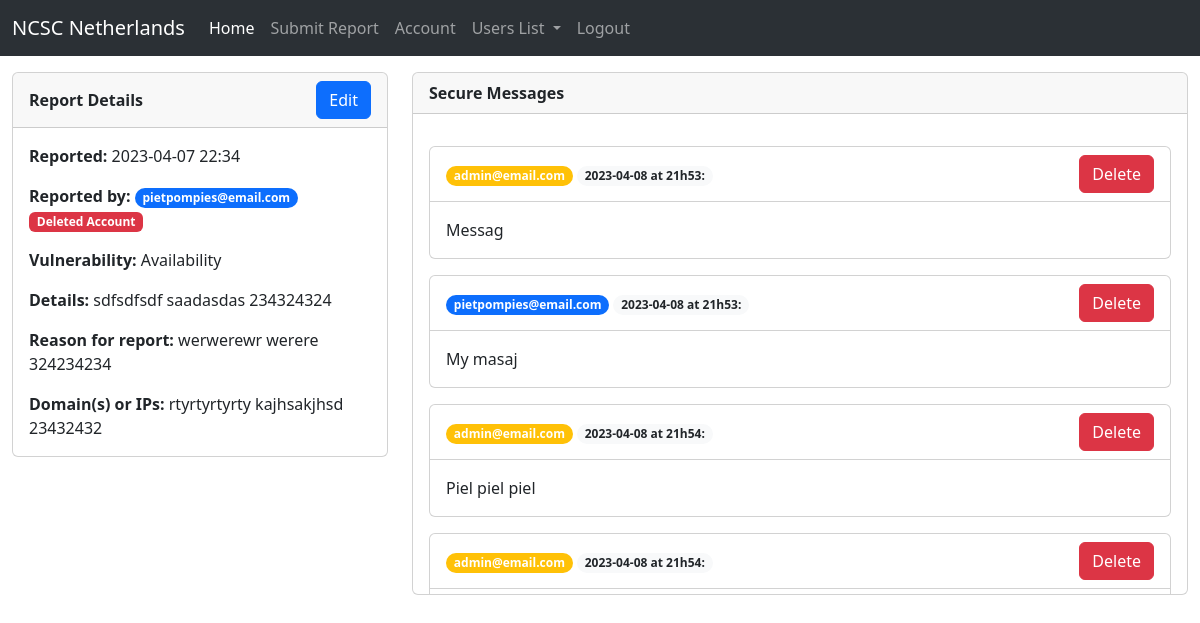
/messaging/5 (signed in), run on the app's committed database.
### App.py (models this page shows)
class User(db.Model, UserMixin):
    id = db.Column(db.Integer, primary_key=True)
    first_name = db.Column(db.String)
    surname_prefix = db.Column(db.String)
    surname = db.Column(db.String)
    email = db.Column(db.String, unique=True)
    password = db.Column(db.String)
    phone_number = db.Column(db.String)
    role = db.Column(db.String, default="User")
    is_deleted = db.Column(db.Boolean, default=False)
    enc_key = db.Column(db.String)
    userreports = db.relationship('Report', backref="user", lazy=True)
    usermessages = db.relationship('Message', backref="from_user", lazy=True)

class Message(db.Model, UserMixin):
    id = db.Column(db.Integer, primary_key=True)
    message = db.Column(db.LargeBinary)
    from_user_id = db.Column(db.Integer, db.ForeignKey("user.id"), nullable=False)
    report_id = db.Column(db.Integer, db.ForeignKey("report.id"), nullable=False)
    date_time = db.Column(db.DateTime, default=datetime.utcnow)
    messagereports = db.relationship("Report", backref="messages")

### App.py (the view, shortened to what this page needs)
@app.route("/messaging/<int:report_id>/<int:msg_id>", methods=["GET", "POST"])
@app.route("/messaging/<int:report_id>", methods=["GET", "POST"])
@login_required
def messaging(report_id, msg_id=None):
    report_encr = db.session.query(Report) \
        .where(report_id == Report.id) \
        .first()
    if not report_encr:
        return abort(404)
    if current_user.role != "Admin" and report_encr.user_id != current_user.id:
        return abort(403)
    anchor = None
    if msg_id:
        anchor = "#msg_%s" % msg_id
    content = decrypt_data(report_encr.report_content, report_encr.user.enc_key)
    content['vulnerability'] = " ".join(map(str.capitalize, content['vulnerability'].split("_")))
    report = {
        "id": report_encr.id,
        "user_id": report_encr.user_id,
        "user_email": report_encr.user.email,
        "date_time": report_encr.date_time.strftime('%Y-%m-%d %H:%M'),
        "user_is_deleted": report_encr.user.is_deleted
    }
    report.update(content)
    form = MessageForm()
    if form.is_submitted() and not form.validate():
        flash("Invalid message: unable to post message.", "danger")
    msgs_encr = db.session.query(Message).where(report_id == Message.report_id) \
        .order_by(Message.id) \
        .all()
    msgs = []
    for msg_encr in msgs_encr:
        email_class = "bg-warning"
        if msg_encr.from_user.email == report_encr.user.email:
            email_class = "bg-primary"
        msg = {
            'message': decrypt_data(msg_encr.message, report_encr.user.enc_key),
            'id': msg_encr.id,
            'from_user_email': msg_encr.from_user.email,
            'date_time': msg_encr.date_time,
            'email_class': email_class
        }
        msgs.append(msg)
    return render_template("messaging.html", report=report, form=form, msgs=msgs, anchor=anchor)

### App.py (called while the page is built)
@login_manager.user_loader
def load_user(user_id):
    return User.query.get(int(user_id))

### encrypt.py (called while the page is built)
def decrypt_data(encrypted_data, dec_key):
    fernet = Fernet(dec_key)
    decrypted_data = fernet.decrypt(encrypted_data)
    json_data = json.loads(decrypted_data.decode())
    return json_data

### templates/messaging.html (shortened to what this page needs)
{% extends 'base.html' %}
{% if anchor %}
    {% block head %}
        {{ super() }}
    {% endblock %}
{% endif %}
{% block body %}
    <div class="container-fluid">
        <div class="row">
            <div class="col-4">
                <div class="card">
                    <div class="card-header d-flex justify-content-between align-items-center">
                        <div>
                            <strong>Report Details</strong>
                        </div>
                        <div>
                            <a href="{{ url_for('editreport', report_id=report.id) }}" class="btn btn-primary">Edit</a>
                        </div>
                    </div>
                    <div class="card-body" style="max-height: 30rem;overflow-y: auto;">
                        <p class="card-text"><strong>Reported:</strong> {{ report.date_time }} </p>
                        <p class="card-text"><strong>Reported by:</strong> <a
                                href="{{ url_for('getaccount', email=report.user_email) }}"
                                class="badge rounded-pill bg-primary text-decoration-none">{{ report.user_email }}</a>
                            {% if report.user_is_deleted %}<span class="badge bg-danger">Deleted Account</span> {% endif %}
                        </p>
                        <p class="card-text"><strong>Vulnerability:</strong> {{ report.vulnerability }}</p>
                        <p class="card-text"><strong>Details:</strong> {{ report.explanation }} </p>
                        <p class="card-text"><strong>Reason for report:</strong> {{ report.whyreport }} </p>
                        <p class="card-text"><strong>Domain(s) or IPs:</strong> {{ report.domainip }}  </p>
                    </div>
                </div>
            </div>
            <div class="col">
                <div class="row">
                    <div class="col">
                        <div class="card">
                            <div class="card-header">
                                <strong>Secure Messages</strong>
                            </div>
                            <div class="card-body" style="max-height: 30rem;overflow-y: auto;">
                                {% for msg in msgs %}
                                    <div class="card mt-3" id="msg_{{ msg['id'] }}">
                                        <div class="card-header bg-transparent d-flex justify-content-between align-items-center">
                                            <div>
                                                <a href="{{ url_for('getaccount', email=msg.from_user_email) }}"
                                                   class="badge rounded-pill {{ msg.email_class }} text-decoration-none">{{ msg.from_user_email }}</a>
                                                <span class="badge rounded-pill bg-light text-dark">{{ msg.date_time.strftime('%Y-%m-%d') }} at {{ msg.date_time.strftime('%Hh%M') }}:</span>
                                            </div>
                                            <div>
                                                {% if current_user.role == "Admin" or msg.email_class == "bg-primary" %}
                                                    <button type="button" class="btn btn-danger delete-msg-btn"
                                                            data-toggle="modal"
                                                            data-target="#confirm-delete-modal-{{ msg.id }}">Delete
                                                    </button>
                                                {% endif %}
                                            </div>
                                        </div>
                                        <div class="card-body">
                                            {{ msg.message }}
                                        </div>
                                    </div>
                                {% endfor %}
                            </div>
                        </div>
                    </div>
                </div>
            </div>
        </div>
    </div>
{% endblock %}

### templates/base.html (style rules this page uses)
html, body { scroll-behavior: smooth; }

### data on the page
User: user_email "pietpompies@email.com", from_user_email "pietpompies@email.com", date_time "2023-04-08", date_time "21h53", message "My masaj"
User: from_user_email "admin@email.com", date_time "2023-04-08", date_time "21h53", message "Messag", date_time "21h54", message "Piel piel piel"

### other printed values
{{ report.date_time }} "2023-04-07 22:34"
{{ report.vulnerability }} "Availability"
{{ report.explanation }} "sdfsdfsdf saadasdas 234324324"
{{ report.whyreport }} "werwerewr werere 324234234"
{{ report.domainip }} "rtyrtyrtyrty kajhsakjhsd 23432432"
